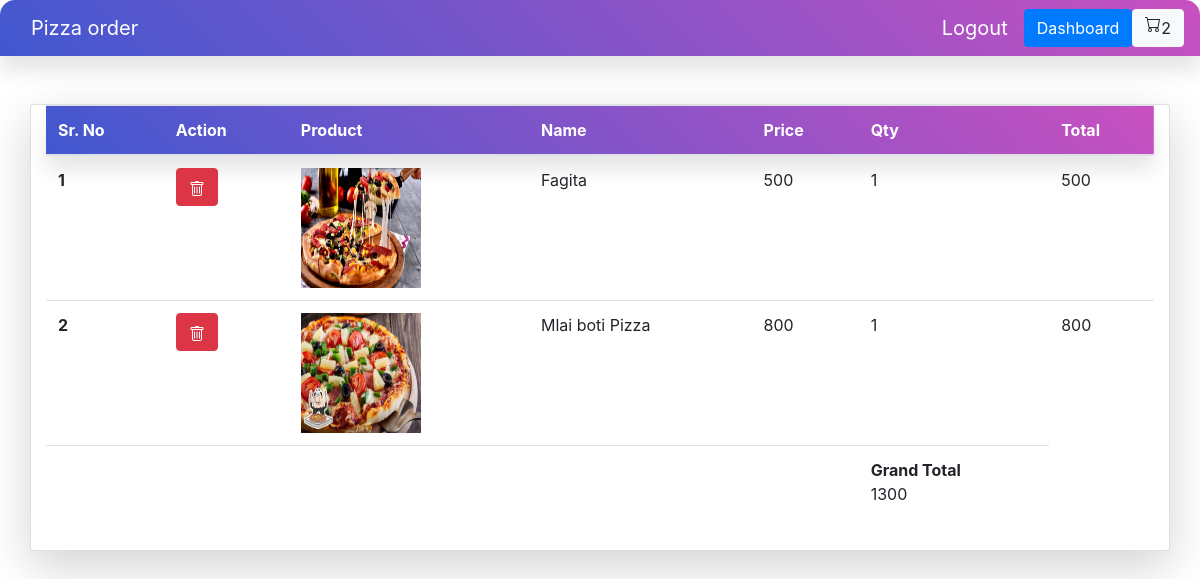
The app's page /cart/ (signed in) with its own data.
### home/models.py (models this page shows)
class BaseModel(models.Model):
    uid=models.UUIDField(default=uuid.uuid4, editable=False,primary_key=True)
    created_at=models.DateField(auto_now_add=True)
    updated_at=models.DateField(auto_now_add=True)
    class Metas:
        abstract=True

class CartItems(BaseModel):
    cart_user=models.ForeignKey(Cart,on_delete=models.CASCADE,related_name='cart_items')
    piza=models.ForeignKey(Pizza,on_delete=models.CASCADE,related_name='cart_items')

class Pizza(BaseModel):
    category = models.ForeignKey(PizzaCategory, on_delete=models.CASCADE, related_name='category')
    pizza_name=models.CharField(max_length=100)
    price=models.IntegerField(default=100)
    images=models.ImageField(upload_to='pizza')

class Cart(BaseModel):
    user=models.ForeignKey(User, null=True, blank=True, on_delete=models.SET_NULL, related_name='carts')
    is_paid = models.BooleanField(default=False)
    @property
    def get_cart_total(self):
        total = CartItems.objects.filter(cart_user__user=self.user).aggregate(Sum('piza__price')).get('piza__price__sum')
        return total

### home/views.py (the view)
# urls.py: path('cart/',cart,name='cart'),
@login_required
def cart(request):
    cart_list=Cart.objects.get(is_paid=False,user=request.user)
    return render(request, 'cart_list.html',
                  {"cart_list": cart_list})

### templates/cart_list.html (shortened to what this page needs)
{% extends 'base.html'%}
{% block style%}
<link rel="stylesheet" href="/static/css/cart.css">
{% endblock%}
{%block content%}
<div class="container card shadow-lg mt-5">
    <table class="table">
        <thead class="thead">
        <tr>
            <th scope="col"> Sr. No</th>
            <th scope="col">Action</th>
            <th scope="col">Product</th>
            <th scope="col">Name</th>
            <th scope="col">Price</th>
            <th scope="col">Qty</th>
            <th scope="col">Total</th>
        </tr>
        </thead>
        <tbody>
        {% for item in cart_list.cart_items.all%}
        <tr>
            <th scope="row">{{forloop.counter}}</th>
            <th>
                <a class="btn btn-danger" href="{%url 'remove_cart_item' item.uid %}"></a>
            </th>
            <td><img src="/media/{{item.piza.images}}" style="height:120px; width:120px;"></td>
            <td>{{item.piza.pizza_name}}</td>
            <td>{{item.piza.price}}</td>
            <td>1</td>
            <td>{{item.piza.price}}</td>
        </tr>
        {%endfor%}
        <tr>
            <th scope="row">
            </th>
            <td></td>
            <td></td>
            <td></td>
            <td></td>
            <td>
                <b>Grand Total</b>
                <br>
                <p>{{cart_list.get_cart_total}}</p>
            </td>
        </tr>
        </tbody>
    </table>
</div>
{% endblock %}

### templates/base.html (shortened to what this page needs)
<!DOCTYPE html>
<html lang="en">
<head>
    <link
      rel="stylesheet"
      href="https://stackpath.bootstrapcdn.com/bootstrap/4.5.2/css/bootstrap.min.css" />
    <link rel='stylesheet' href="/static/css/navbar.css">
    {% block style %}
    {% endblock %}
</head>
<body>
<nav class="navbar navbar-expand-lg navbar-light nav">
    <div class="container-fluid">
      <a class="navbar-brand" href="/">Pizza order </a>
    </div>
    <div class="collapse navbar-collapse justify-content-end" id="navbarSupportedContent">
        {% if request.user.is_authenticated %}
        <a class="navbar-brand navbar-right" href="{% url 'logout'%}">Logout </a>
        <a class="btn btn-primary navbar-right"  href="{% url 'order'%}">Dashboard </a>
        {% else %}
        <a class="navbar-brand navbar-right" href="{% url 'login'%}">Login </a>
        <a class="navbar-brand navbar-right" href="{% url 'register'%}">Register </a>
        {% endif %}
           <a href="{% url 'cart'%}" class="btn btn-light btn-right button-container" >{{request.user.get_cart_count}}</a>
        </div>
    </nav>
{% block content%}
{% endblock %}
</body>
</html>

### static/css/navbar.css (style rules this page uses)
.nav { background: #fff; border-radius: 15px; box-shadow: 0px 15px 20px rgba(0,0,0,0.1); border-radius: 15px 15px 0 0; background: linear-gradient(-135deg, #c850c0, #4158d0); }
.navbar .navbar-brand { color: #fff; }
.navbar { place-items: right; }
.button-container { display: flex; }

### static/css/cart.css (style rules this page uses)
.thead { background: #fff; width:100%; border-radius: 15px; box-shadow: 0px 15px 20px rgba(0,0,0,0.1); border-radius: 15px 15px 0 0; background: linear-gradient(-135deg, #c850c0, #4158d0); color: #fff; }

### records on screen
CartItems: piza.images (picture), piza.pizza_name "Fagita", piza.price "500"
CartItems: piza.images (picture), piza.pizza_name "Mlai boti Pizza", piza.price "800"
Cart: get_cart_total "1300"

### other values on screen
{{ request.user.get_cart_count }} "2"
